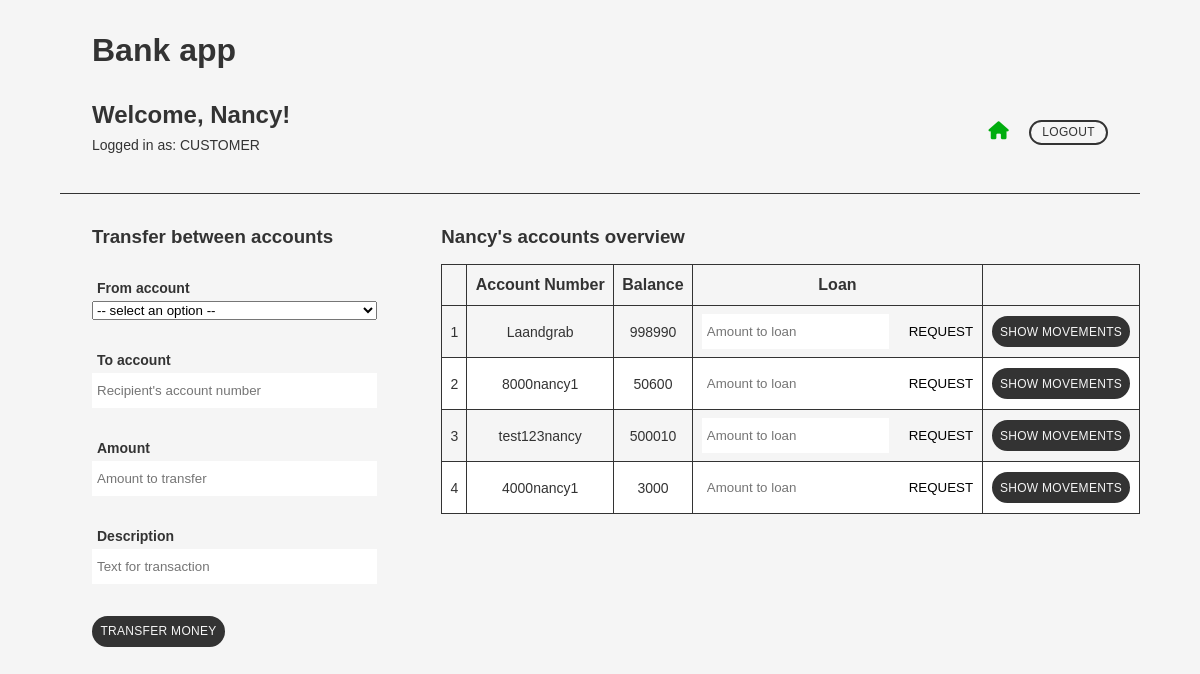
/bank/ (signed in), run on the app's committed database.
### bank_app/models.py (models this page shows, shortened)
class Account(models.Model):
    customer = models.ForeignKey(Customer, on_delete=models.CASCADE)
    accountNumber = models.CharField(max_length=20)

### bank_app/views.py (the view)
# urls.py: path('', views.index, name='index'),
def index(request):
    return show_index(request)

### bank_app/views_common.py (called while the page is built)
def get_user_type(u:User) -> str:
    if u and u.is_authenticated:
        try:
            customer = Customer.objects.get(user = u)
            return "CUSTOMER"
        except:
            return "BANKER"
        return "unknown type"

def get_balance_for_account(acc:Account) -> int:
    result = AccountMovement.objects.filter(account = acc).aggregate(Sum('value'))
    return result['value__sum']

### bank_app/templates/bank_app/index.html (shortened to what this page needs)
{% load static %}
<!DOCTYPE html>
<html lang="en">
	<head>
	<link rel="stylesheet" href="{% static 'css/style.css' %}">
	</head>
	{% if request.user.is_authenticated %}
	<header>
		<h1>Bank app</h1>
		<section>
			<div>
				<h2>Welcome, {{ request.user.username }}!</h2>
				<p>Logged in as: {{ usertype }}</p>
			</div>
			<div>
                <a href="{% url 'bank_app:index' %}" class="home_btn home_btn_selected"><i class="fa-solid fa-house"></i></a>
                <a href="{% url 'bank_app:logout' %}" class="border_btn" id="logout">Logout</a>
            </div>
		</section>
	</header>
		{% if usertype == "BANKER" %}
		<main class="main">
			<section id="create_cust">
				<h3>Create customer</h3>
				<form method="POST">
					{% csrf_token %}
					<div class="form_item_wrapper">
						<label>User Name</label>
						<input type="text" name="name" placeholder="Type new user name" required>
					</div>
					<div class="form_item_wrapper">
						<label>Password</label>
						<input type="password" name="password" placeholder="Type new password for the user" required>
					</div>
					<div class="form_item_wrapper">
						<label>Phone</label>
						<input type="text" name="phone" pattern="[0-9]{8}" placeholder="User's phone (8 digits)" required>
					</div>
					<button formaction="{% url 'bank_app:create_customer' %}" class="btn">Create customer</button>
				</form>
			</section>
			<section id="cust_list">
				<h3>Customer list</h3>
				<p>Number of customers: {{ customer_count }}</p>
				<table>
					<tr>
						<th></th>
						<th>User Name</th>
						<th>Phone</th>
						<th>Ranking</th>
						<th></th>
					</tr>
				{% for c in customers %}
				{% if forloop.counter|divisibleby:2 %}
					<tr class="white_bg">
				{% else %}
					<tr>
				{% endif %}
						<form method="POST">
							{% csrf_token %}
								<input type="hidden" name="pk" value="{{ c.pk }}">
								<td>{{ forloop.counter }}</td>
								<td>{{ c.user.username }}</td>
								<td>{{ c.phone }}</td>
								<td>
									<select name="ranking">
										{% for r in rankings %}
											{% if r.rType == c.ranking.rType %}
												<option value="{{ r.rType }}" selected>{{ r.rType }}</option>
											{% else %}
											<option value="{{ r.rType }}">{{ r.rType }}</option>
											{% endif %}
										{% endfor %}
									</select>
									<button formaction="{% url 'bank_app:update_ranking' %}" class="simple_btn">Update</button>
								</td>
								<td><button formaction="{% url 'bank_app:accounts' %}" class="btn">Manage accounts</button></td>
								<td>
									<button formaction="{% url 'bank_app:del_customer' %}" class="icon_btn del_btn">
										<i class="fa-solid fa-trash"></i>
									</button>
								</td>
						</form>
					</tr>
				{% endfor %}
				</table>
			</section>
		</main>
		{% else %}
		<main class="main">
			<section id="transfer_section">
				<h3>Transfer between accounts</h3>
				<form method="POST">
					<div class="form_item_wrapper">
						<label>From account</label>
						<select name="from_account">
							<option disabled selected value> -- select an option -- </option>
						</select>
					</div>
					<div class="form_item_wrapper">
						<label>To account</label>
						<input type="text" name="to_account" placeholder="Recipient's account number">
					</div>
					<div class="form_item_wrapper">
						<label>Amount</label>
						<input type="number" name="amount" placeholder="Amount to transfer">
					</div>
					<div class="form_item_wrapper">
						<label>Description</label>
						<input type="text" name="description" placeholder="Text for transaction">
					</div>
					<button formaction="{% url 'bank_app:transfer_money' %}" class="btn">Transfer Money</button>
				</form>
			</section>
			<section id="account_overview">
				<h3>{{ request.user.username }}'s accounts overview</h3>
				<table>
					<tr>
						<th></th>
						<th>Account Number</th>
						<th>Balance</th>
						<th>Loan</th>
					</tr>
					{% for a in customer_accounts %}
					{% if forloop.counter|divisibleby:2 %}
						<tr class="white_bg">
					{% else %}
						<tr>
					{% endif %}
						<form method="POST">
								<td>{{ forloop.counter }}</td>
								<td>{{ a.accountNumber }}</td>
								<td>
									{% for b in balances %}
										{% if b.0 == a.pk %}
											{{ b.1 }}
										{% endif %}
									{% endfor %}
								</td>
								<td>
									{% if active_customer.ranking.loan == True %}
										<input type="number" placeholder="Amount to loan">
										<button formaction="{% url 'bank_app:del_account' %}" class="simple_btn">
											Request
										</button>
									{% else %}
										<p>Not available</p>
									{% endif %}
								</td>
								<td>
									<button formaction="{% url 'bank_app:show_movements' %}" class="btn">Show movements</button>
								</td>
						</form>
					</tr>
					{% endfor %}
				</table>
			</section>
		</main>
		{% endif%}
	{% endif %}
	</body>
</html>

### bank_app/static/css/style.css (style rules this page uses)
html { background-color: #f5f5f5; font-family: Arial, Helvetica, sans-serif; color: #333333; }
* { margin: 0; padding: 0; box-sizing: border-box; }
.btn { cursor: pointer; padding: .4rem; background: none; border: none; text-transform: uppercase; letter-spacing: .3px; font-size: 12px; background-color: #333333; border: 2px solid #333333; color: #f5f5f5; border-radius: 20px; transition: .3s; }
.border_btn { cursor: pointer; text-decoration: none; text-transform: uppercase; background-color: transparent; border: 2px solid #333333; color: #333333; padding: .2rem .7rem; border-radius: 20px; font-size: 12px; letter-spacing: .3px; transition: .2s; margin: 0; }
.simple_btn { cursor: pointer; border: none; background: none; text-transform: uppercase; }
.home_btn { margin-right: 1rem; font-size: 18px; color: #333333; transition: .3s; }
.home_btn:hover, .home_btn_selected, .green_text { color: #00ad0e; }
header { width: 100%; padding: 2rem; border-bottom: 1px solid #333333; }
header > section { margin: 2rem 0 0 0; display: flex; align-items: center; justify-content: space-between; }
header p { font-size: 14px; padding: .5rem 0; }
.main { display: grid; grid-template-columns: .5fr 1fr; column-gap: 2rem; }
.main > section { margin: 2rem 0; }
.main > section:first-child h3 { margin-left: 2rem; }
.form_item_wrapper { display: flex; flex-direction: column; margin: 2rem 2rem; }
.form_item_wrapper > label { font-weight: bold; margin-bottom: 5px; margin-left: 5px; font-size: 14px; }
input { background-color: transparent; border: none; background-color: #ffffff; padding: 10px 5px; }
.main > section:first-child .btn { margin-left: 2rem; }
.main > section:nth-child(2) { width: 100%; margin: 2rem 0 0 auto; }
table, td, th { border: 1px solid #333333; border-collapse: collapse; }
table { margin-top: 1rem; width: 100%; }
th { padding: .7rem .5rem; }
td { padding: .5rem; font-size: 14px; text-align: center; }
.white_bg { background: #ffffff; }
#account_overview > table .simple_btn { margin-left: 1rem; }

### data on the page
Account: accountNumber "Laandgrab", b "998990"
Account: accountNumber "8000nancy1", b "50600"
Account: accountNumber "test123nancy", b "500010"
Account: accountNumber "4000nancy1", b "3000"

### other printed values
{{ request.user.username }} "Nancy"
{{ usertype }} "CUSTOMER"
